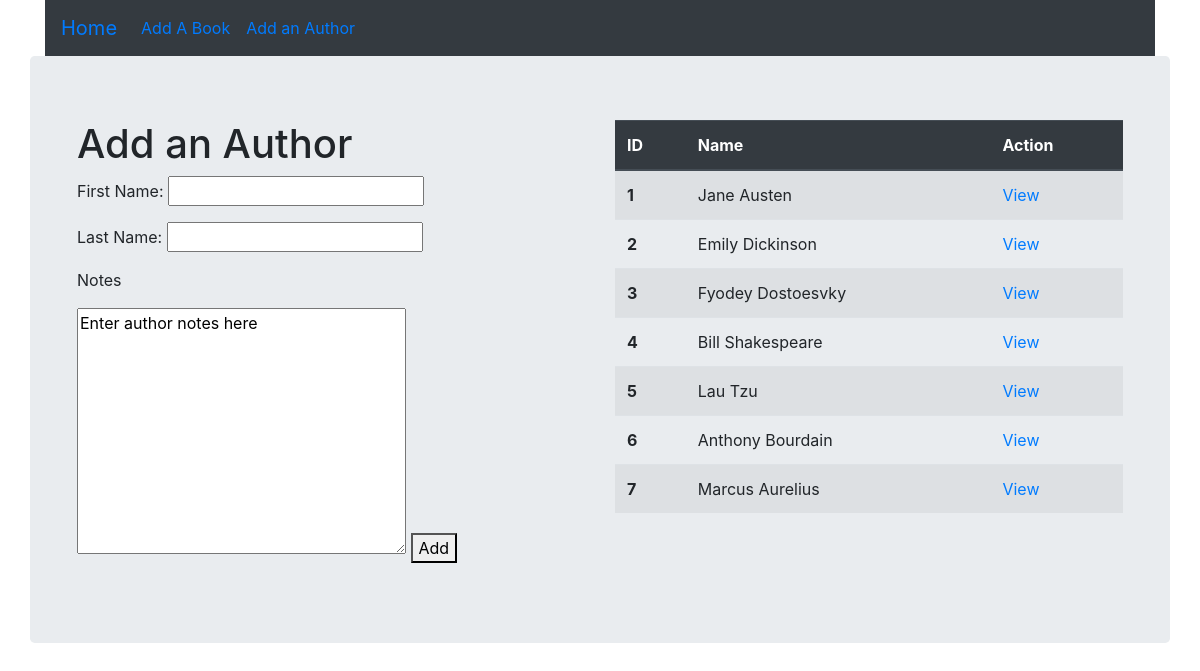
Before: /addAuthor with the older database file.
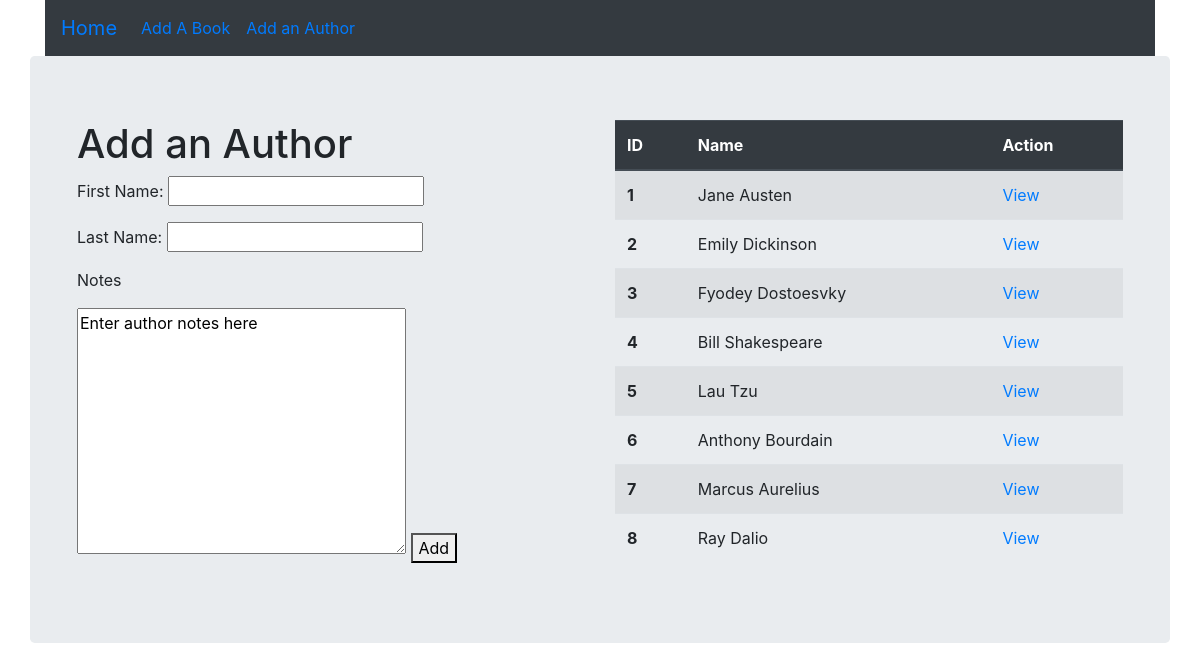
After: the same page with the newer database file.
### booksAuthorsApp/models.py (models this page shows)
class Author(models.Model):
    first_name = models.CharField(max_length=255)
    last_name = models.CharField(max_length=255)
    notes = models.TextField()
    created_at = models.DateTimeField(auto_now_add=True)
    updated_at = models.DateTimeField(auto_now=True)

### booksAuthorsApp/views.py (the view)
# urls.py: path('addAuthor', views.addAuthor),
def addAuthor(request):
    context = {
        'authors' : Author.objects.all()
    }
    return render(request, 'addAuthor.html', context)

### booksAuthorsApp/templates/addAuthor.html (shortened to what this page needs)
<!DOCTYPE html>
<html lang="en">
<head>
    <link rel="stylesheet" href="https://stackpath.bootstrapcdn.com/bootstrap/4.3.1/css/bootstrap.min.css"></head>
</head>
<body>
    <div class="container">
        <div class="navbar navbar-expand bg-dark">
            <ul class="navbar-nav">
                <li class="nav-item active">
                    <a class="navbar-brand" href="/">Home</a>
                </li>
                <li class="nav-item">
                    <a class="nav-link active" href="/addBook">Add A Book</a>
                </li>
                <li class="nav-item">
                    <a class="nav-link active" href="/addAuthor">Add an Author</a>
                </li>
            </ul>
        </div>
        <div class="jumbotron row">
            <div class="form-group col">
                <h1>Add an Author</h1>
                <form action="/submitAuthor" method="POST">
                    <p>First Name: <input type="text" name="first_name"></p>
                    <p>Last Name: <input type="text" name="last_name"></p>
                    <p>Notes</p>
                    <textarea name="notes" rows="10" cols="30">Enter author notes here</textarea>
                    <button type="Submit">Add</button>
                </form>
            </div>
            <div class="col">
                <table class="table table-striped">
                    <thead class="thead-dark">
                        <th scope="col">ID</th>
                        <th scope="col">Name</th>
                        <th scope="col">Action</th>
                    </thead>
                    <tbody>
                        {% for author in authors %}
                        <tr>
                            <th scope="col">{{ author.id }}</td>
                            <td>{{ author.first_name }} {{ author.last_name }}</td>
                            <td><a href="/author/{{author.id}}">View</a></td>
                        </tr>
                        {% endfor %}
                    </tbody>
                </table>
            </div>
        </div>
    </div>
</body>
</html>

Changed rows visible on the page:
added Author: id "8", first_name "Ray", last_name "Dalio"
